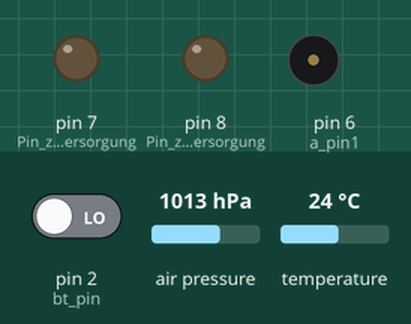
This sketch was run on a simulated Arduino Leonardo, built with avr-gcc and run on an emulated ATmega32U4. On the bench: output pins drawn as LEDs (lit = HIGH), buzzer (waves = sounding). The inputs (shaded band) are chosen by the test bench; at power-on: air pressure 1013 hPa, pin 2 (bt_pin) LOW, temperature 24 °C.

Above: at 2.4 s.
2.5 s: air pressure set to 952 hPa
At 4.22 s:
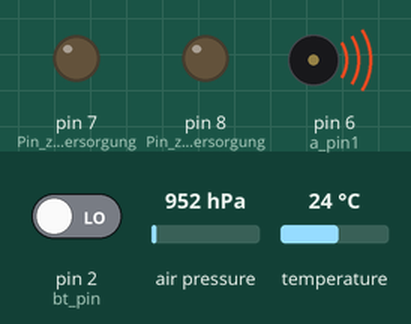
5.5 s: air pressure set to 975 hPa
At 15.7 s:
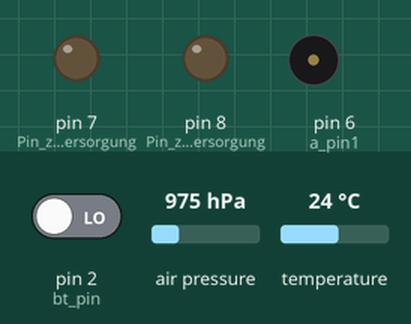
Timing chart, 0 to 16.0 s (numbered marks = the images above; inputs shaded):
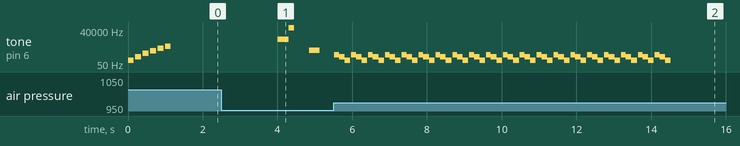

The sketch:

V_18_Filter11.ino
```cpp
/****************************************************
*****************************************************
  Mini Vario mit Bluetooth
    Bluetooth Modul ist H-06
    Barometer Modul ist MS5611
    Mini PRO 3.3V 8 MHz oder Leonardo
    oder !!!beliebiges!!! Arduino
*****************************************************

Notiz:
  * Filter ist ein Mischung aus Exp-Filter und
    Mittelwert aus "mittel_n"-Werte.
  * Hier ist die Erweiterung zum Akku-Ladezustand
    auslesen.

*****************************************************
  Auf der Misst von Ivaylo gewachsen.
  2018-08-25
*****************************************************
****************************************************/

#include <Wire.h>
#include <MS5611.h>
MS5611 bpm;


//////////////////////////////////////////////////////////////////////////////////////////////////////////////////
///////////////////////////////   Variablen die Mann aendern kann!   /////////////////////////////////////////////
//////////////////////////////////////////////////////////////////////////////////////////////////////////////////
float min_steigen = 0.20;               //Minimale Steigen (Standard Wert ist 0.4m/s).
float max_sinken = -3.50;               //Maximales Sinken (Standard Wert ist - 1.1m/s).

long leseZeit = 125;                    //Interval zum lesen vom Baro audio Vario, Standard(min) ist 150.
long leseZeitBT = 100;                  //Interval zum lesen vom Baro fuer BT, Standard(min) ist 100.

long konst_frqz = 150;                  //Audio Frequenz beim konstante Frequenz Einstellung.
long max_frqz = 2000;                   //Maximale Audio Frequenz beim variable Frequenz Einstellung.

short bt_pin = 2;                       //Bluetooth Pin definieren. Fuer Leonardo 14. Fuer die Anderen 2.

int a_pin1 = 6;                         //Lautsprecher Pin definieren!

// Fileter Einstellungen!!!    Hier Verengerungen nur sehr vorsichtig vornehmen!!!
float FehlerV = 3.000 * min_steigen;    //Gewichtung fuer Vario Filter berechnen. 0.1 > FehlerV < 1.0

float mittel_n = 7;                     // Anzahl Werte fuer Mittelwert bilden.
float kal[8];                           // kal[n] ==> n = mittel_n +1

short BatV = A3;                        //Akku Spannung Pin definieren!
//////////////////////////////////////////////////////////////////////////////////////////////////////////////////
//////////////////////////////////////////////////////////////////////////////////////////////////////////////////
//////////////////////////////////////////////////////////////////////////////////////////////////////////////////


//////////////////////////////////////////////////////////////////////////////////////////////////////////////////
long Druck, Druck0, DruckB;

int PinBT,  XOR, c, startCH = 0, Vbat;
float Vario, VarioR, Hoehe, AvrgV, Batt, Temp;

unsigned long  dZeit, ZeitE, ZeitS, ZeitPip;
//////////////////////////////////////////////////////////////////////////////////////////////////////////////////


// SETUP//////////////////////////////////////////////////////////////////////////////////////////////////////////
//////////////////////////////////////////////////////////////////////////////////////////////////////////////////
void setup() {
  leseZeit = leseZeit - 34;
  // leseZeit = leseZeit - 34; // Wenn BT Eingebaut ist.

  Serial.begin(9600);
  //Serial1.begin(9600);

  pinMode(bt_pin, INPUT);                 // Definiert den Pin für der BT Schalter.
  PinBT = digitalRead(bt_pin);            // Definiere SChalter Zustand fuer BT.
  //PinBT = 0;                            // Wenn keine BT-Modul eingebaut ist. Die obere Zwei auskommentieren.

  pinMode(7, OUTPUT);                     // Pin zum BT Versorgung.
  pinMode(8, OUTPUT);                     // Pin zum BT Versorgung.


  // Initialize MS5611 sensor!
  // Ultra high resolution: MS5611_ULTRA_HIGH_RES
  // (default) High resolution: MS5611_HIGH_RES
  // Standard: MS5611_STANDARD
  // Low power: MS5611_LOW_POWER
  // Ultra low power: MS5611_ULTRA_LOW_POWER

  while (!bpm.begin(MS5611_ULTRA_HIGH_RES))
  {
    delay(500);
  }

  //BT umbenennen START
  if (PinBT == 1)
  {
    digitalWrite(7, HIGH);               // BT Versorgung einschalten.
    digitalWrite(8, HIGH);               // BT Versorgung einschalten.
    delay(1000);
    Serial.begin(9600);                  //fuer MiniPro
    //Serial1.begin(9600);                 //fuer BT - Leonardo.
    /*/ On-Off | Hier zwischen // die * entfernen um die BT Name zu aendern.
      Serial.print("AT");
      delay(1500);
      Serial.print("AT+NAMEIvkosVario"); //BT Name vergeben
      delay(500);
      //Serial.print("AT+RESET");
      delay(500);//*/
    // PIN ist 1234 oder 0000 <= #################################################################################
  }
  else
  {
    digitalWrite(7, LOW);               // BT Versorgung einschalten.
    digitalWrite(8, LOW);               // BT Versorgung einschalten.
  }
  //BT umbenennen ENDE */


  // Spielt die Start-Tonfolge.
  tone(a_pin1 , 100, 150);
  delay(200);
  tone(a_pin1 , 200, 150);
  delay(200);
  tone(a_pin1 , 400, 150);
  delay(200);
  tone(a_pin1 , 700, 150);
  delay(200);
  tone(a_pin1 , 1100, 150);
  delay(200);
  tone(a_pin1 , 1600, 150);
  delay(200);
  // */

  ZeitS = micros();

}
//////////////////////////////////////////////////////////////////////////////////////////////////////////////////
// ENDE SETUP/////////////////////////////////////////////////////////////////////////////////////////////////////


// LOOP///////////////////////////////////////////////////////////////////////////////////////////////////////////
//////////////////////////////////////////////////////////////////////////////////////////////////////////////////
void loop()
{

  if (PinBT == 0)
  {
    dZeit = (micros() - ZeitS);
    if (float(dZeit) / 1000 >= float(leseZeit) )
    {
      SteigenBerechnen();
    }
    if ( Vario >= min_steigen || Vario <= max_sinken ) PiepserX();
    else noTone(a_pin1);
  }
  else
  {
    Bloetooth();
  }
}
//////////////////////////////////////////////////////////////////////////////////////////////////////////////////
// ENDE LOOP//////////////////////////////////////////////////////////////////////////////////////////////////////


//////////////////////////////////////////////////////////////////////////////////////////////////////////////////
//=> Unterfunktionen und Programme   /////////////////////////////////////////////////////////////////////////////
//////////////////////////////////////////////////////////////////////////////////////////////////////////////////
//////////////////////////////////////////////////////////////////////////////////////////////////////////////////


// Luftdrucksensor auslesen ######################################################################################
// ###############################################################################################################
void BaroAuslesen()
{
  Temp = bpm.readTemperature();
  Druck = bpm.readPressure(true);
  Hoehe = bpm.getAltitude(Druck);
}
// ###############################################################################################################
// ENDE ##########################################################################################################


// Steigen berechnen #############################################################################################
// ###############################################################################################################
void SteigenBerechnen()
{
  BaroAuslesen();


  int i;

  if (startCH == 0)
  {
    kal[0] = Hoehe;
    startCH = 1;
  }

  // Steigwerte berechnen.
  dZeit = (micros() - ZeitS);
  ZeitS = micros();

  VarioR = ((Hoehe - kal[0]) / (float(dZeit) / 1000000));

  //VarioR=0.500; // Ton Test ! In normalen Betrieb auskommentieren!  ###################
  //kal[1] = VarioR;

  kal[1] = 0.55* VarioR + 0.45* kal[1];  //##############################################

  kal[0] = Hoehe;

  // Filter fuer die Steigung anwenden.
  // > Mittelwert bilden.
  AvrgV = 0;
  i = 1;
  for (i; i <= mittel_n; i++) {
    AvrgV = AvrgV + kal[i];
  }
  AvrgV = AvrgV / mittel_n;
  AvrgV = (AvrgV  + Vario) / 2;
  // < Mittelwert bilden.

  if (FehlerV > 1.000) FehlerV = 1.000;
  Vario = FehlerV * AvrgV + (1 - FehlerV) * Vario;


  i = mittel_n;
  for (i; i > 1; i--) {
    kal[i] = kal[i - 1];
  }

        //BT Taster;dZeit[ms];Druck[Pa];Hoehe[m];VarioR[m/s];Vario[m/s]
        /*/  Zum aktivieren der Ausgabe * zwischen // loeschen.

        Serial.print(PinBT);
        Serial.print("; ");

        Serial.print(float(dZeit) / 1000, 2);
        Serial.print("; ");

        Serial.print(Druck);
        Serial.print("; ");

        Serial.print(Hoehe, 2);
        Serial.print("; ");

        Serial.print(VarioR, 2);
        Serial.print("; ");

        Serial.print(Vario, 2);//
        Serial.println(); // */

}
// ###############################################################################################################
// ENDE ##########################################################################################################


// Akku Spannung im % ############################################################################################
// ###############################################################################################################
void AkkuVolt()
{
	Vbat = analogRead(BatV);
	Batt = 1000.0 + 100.0*(1 - (4.16 - Vbat*(3.30/1023.00)/0.76904762)/0.85);  //  Ist10k/(Ist3k+Ist10k)=0.76904762
}
// #############################################################################################################*/
// ENDE ##########################################################################################################


// Piepser #######################################################################################################
// ###############################################################################################################
void PiepserX()
{
  //Vario = 1.00; // Ton Test! In normalen Betrieb auskommentieren!

    float frequency = -0.33332*Vario*Vario*Vario*Vario + 9.54324*Vario*Vario*Vario - 102.64693*Vario*Vario + 512.227*Vario + 84.38465;

    float duration = 1.6478887*Vario*Vario -38.2889*Vario + 341.275253; // Variable Pause

    frequency = int(frequency);
    duration = long(duration);

    // Wenn Steigen groesser als min_steigen
    if ( Vario >= min_steigen)
    {
        if ( (millis() - ZeitPip) >= (unsigned long)(2 * duration) )
        {
          ZeitPip = millis();
          tone( a_pin1 , int(frequency), int(duration) );
        }
    }
    // Wenn Sinken kleiner als max_sinken
    if ( Vario <= max_sinken)
    {
      tone(a_pin1 , 300, 150);
      delay(125);
      tone(a_pin1 , 200, 150);
      delay(150);
      tone(a_pin1 , 100, 150);
      delay(175);
    }
}
// ###############################################################################################################
// ENDE ##########################################################################################################


// Bloetooth #####################################################################################################
// ###############################################################################################################
/*  Verschiedene Kommunikationsprotokolle moeglich.  */

void Bloetooth()
{


  // Start "Blue Fly Vario" sentence =============================================================================
  // =============================================================================================================
  /* Ausgabe im BlueFlyVario Format.     The standard BlueFlyVario outp ut mode. This sends raw
    pressure measurements in the form "PRS XXXXX\n": XXXXX is the raw (unfiltered) pressure
    measurement in hexadecimal pascals. */
  /*/ On-Off | Hier zwischen // ein * setzen dann ist es deaktiviert.
  Temp = bpm.readTemperature();
  //Druck = bpm.readPressure();
  Druck = 0.250* bpm.readPressure(true) +  0.750* Druck;

  Serial.print("PRS ");               //Ausgabe an der BT fuer MiniPro.
  Serial.println( Druck, HEX);        //BT-Serial Schnittstelle ungefiltert.  Fuer MiniPro.

  //Serial1.print("PRS ");               //Ausgabe an der BT fuer Leonardo.
  //Serial1.println( Druck, HEX);        //BT-Serial Schnittstelle ungefiltert.  Fuer Leonardo.

  delay(leseZeitBT - 73);

  // Wenn XCSoar verwendet wird die Zeile drunter mit "//..." auskommentieren.
  //delay(leseZeitBT - 22); //Wenn XCTrack benutzt wird Zeile aktiv lassen.

  // Ende "BlueFlyVario" sentence =========================================================================== */

  // =>>

  // Start "LXNAV - LXWP0" sentence ==============================================================================
  // =============================================================================================================
  /* Send LXWP0 output mode for use with a range of apps:
      "$LXWP0,loger_stored (Y/N), IAS (kph), baroaltitude (m), vario (m/s),,,,,,heading of plane,
      windcourse (deg),windspeed (kph)*checksum \r\n" */
  /*/ On-Off | Hier zwischen // ein * setzen dann ist es deaktiviert.
      SteigenBerechnen();

      String s = "LXWP0,N,,";
      s = String(s+ String(Hoehe,1) + "," + String(Vario,2) + ",,,,,,,,"  );

    // Checksum berechnen und als int ausgeben
    // wird als HEX benötigt im NMEA Datensatz
    // zwischen $ und * rechnen
      int i, XOR, c;
      XOR = 0;

      for (i = 0; i < s.length(); i++) {
          c = (unsigned char)s.charAt(i);
          if (c == '*') break;
          if (c!='$') XOR ^= c;
      }
    // Checksum berechnen

      // Fuer MiniPro:
      Serial.print("$");
      Serial.print(s);
      Serial.print("*");
      Serial.println(XOR,HEX);

      // Fuer Leonardo:
      //Serial1.print("$");
      //Serial1.print(s);
      //Serial1.print("*");
      //Serial1.println(XOR,HEX); //

    delay(leseZeitBT - 73);

  // Ende "LXNAV - LXWP0" sentence ========================================================================== */

  // =>>

  // Start "LK8EX1" sentence =====================================================================================
  // =============================================================================================================
  // Send $LK8EX1,pressure,altitude,vario,temperature,battery,*checksum
  /*
    LK8EX1,pressure,altitude,vario,temperature,battery,*checksum

    Field 0, raw pressure in hPascal:
      hPA*100 (example for 1013.25 becomes  101325)
      no padding (987.25 becomes 98725, NOT 098725)
      If no pressure available, send 999999 (6 times 9)
      If pressure is available, field 1 altitude will be ignored

    Field 1, altitude in meters, relative to QNH 1013.25
      If raw pressure is available, this value will be IGNORED (you can set it to 99999
      but not really needed)! (if you want to use this value, set raw pressure to 999999)

    Field 2, vario in cm/s
      If vario not available, send 9999  (4 times 9) Value can also be negative

    Field 3, temperature in C , can be also negative
      If not available, send 99

    Field 4, battery voltage or charge percentage Cannot be negative
      If not available, send 999 (3 times 9)
      Voltage is sent as float value like: 0.1 1.4 2.3  11.2
      To send percentage, add 1000. Example 0% = 1000
      14% = 1014 .  Do not send float values for percentages.
    Percentage should be 0 to 100, with no decimals, added by 1000!
  */
  // On-Off | Hier zwischen // ein * setzen dann ist es deaktiviert.
    Temp = bpm.readTemperature(true);
    Druck = 0.250* bpm.readPressure(true) +  0.750* Druck;
    //SteigenBerechnen();
    AkkuVolt();

    String s = "LK8EX1,";
    s = String(s + String(Druck,DEC) + ",99999,9999," + String(Temp,1) + "," + String(Batt,0) + ",");

    // Checksum berechnen und als int ausgeben
    // wird als HEX benötigt im NMEA Datensatz
    // zwischen $ und * rechnen
    int i, XOR, c;
    XOR = 0;

    for (i = 0; i < s.length(); i++) {
    c = (unsigned char)s.charAt(i);
    if (c == '*') break;
    if (c!='$') XOR ^= c;
    }
    // Checksum berechnen

        // Fuer MiniPro:
        Serial.print("$");
        Serial.print(s);
        Serial.print("*");
        Serial.println(XOR,HEX);

        // Fuer Leonardo:
        //Serial1.print("$");
        //Serial1.print(s);
        //Serial1.print("*");
        //Serial1.println(XOR,HEX); //

    delay(leseZeitBT - 30);
  // Ende "LK8EX1" sentence ================================================================================= */

  // =>>

  // Start "Custom BFV" sentence =================================================================================
  // =============================================================================================================
  /* Custom BFV sentence: This sends a NMEA like sentence in the following format:

    "$BFV,pressure(Pa),vario(cm/s), temp(deg C), battery(%),pitotDiffPressure(pa)*checksum\r\n"

    Pressure (the filtered pressure as an unsigned integer), vario (the filtered vario as an signed integer)
    and temp(signed float) are always sent. Battery % (unsigned integer) is only sent for models which include
    a battery; otherwise "0" is sent. pitotDiffPressure (signed integer) is only sent when the hardware setting
    usePitot is enabled. */
  /*/ On-Off | Hier zwischen // ein * setzen dann ist es deaktiviert.

      //SteigenBerechnen();
      Temp = bpm.readTemperature(true);
      Druck = 0.250* bpm.readPressure(true) +  0.750* Druck;

      AkkuVolt();

      String s = "BFV,";
      //s = String(s + String(Druck,DEC) + "," + String(Vario*100,DEC) + "," + String(Temp,2) + ",");
      s = String(s + String(Druck,DEC) + ",," + String(Temp,2) + ",");
      s = String(s + String(Batt,DEC) + "," );

    // Checksum berechnen
    // und als int ausgeben wird als HEX benötigt.
    // Im NMEA Datensatz zwischen $ und * rechnen.
      int i, XOR, c;
      XOR = 0;

      for (i = 0; i < s.length(); i++) {
          c = (unsigned char)s.charAt(i);
          if (c == '*') break;
          if (c!='$') XOR ^= c;
      }

      // Fuer MiniPro:
      Serial.print("$");
      Serial.print(s);
      Serial.print("*");
      Serial.println(XOR,HEX);

      // Fuer Leonardo:
      //Serial1.print("$");
      //Serial1.print(s);
      //Serial1.print("*");
      //Serial1.println(XOR,HEX); //

    delay(leseZeitBT - 24);

  // Ende "Custom BFV sentence" ============================================================================= */


  // Start Normale Daten Ausgabe =================================================================================
  // =============================================================================================================
  /*/ On-Off | Hier zwischen // ein * setzen dann ist es deaktiviert.

    // Zum Testen ueber Serial-Port !!!-> nicht vergessen VarioR aus zu kommentieren.
    // Temp.[C°];Druck[Pa];Hoehe[m];dZeit[ms];VarioR[m/s];Vario[m/s];BT Taster
    // Zum Ausgabe aktivieren * zwischen // löschen.

    SteigenBerechnen();

    Serial.print(Temp, 2);
    Serial.print("; ");

    Serial.print(Druck);
    Serial.print("; ");

    Serial.print(Hoehe, 2);
    Serial.print("; ");

    Serial.print(dZeit/1000, 3);
    Serial.print("; ");

    Serial.print(VarioR, 2);
    Serial.print("; ");

    Serial.print(Vario, 2);
    Serial.print("; ");

    Serial.print(PinBT);
    Serial.println();

    delay(leseZeit - 4);

    // Ende Normale Daten Ausgabe ============================================================================= */
}
// ###############################################################################################################
// ENDE ##########################################################################################################
```

Measured:
- after the input at 2.5 s, tone on pin 6 (a_pin1): plays 6469 Hz for 0.29 s, 65066 Hz for 0.15 s, 736 Hz for 0.28 s, starting after 1.5 s
- after the input at 5.5 s, tone on pin 6 (a_pin1): silent → 300 Hz at once, then repeats every 0.45 s: 200 Hz 0.15 s, 100 Hz 0.15 s, silent 0.03 s, 300 Hz 0.13 s, until it stays silent from 14.5 s
